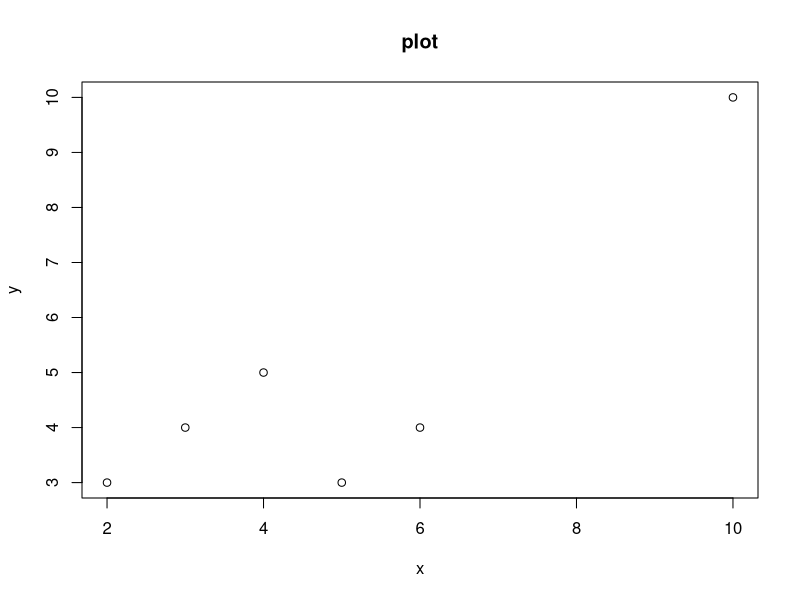

The R source for this figure:
#Adjust size in BeanShell Console with "RServe.setPlotInch(10,10)."
#Plot to ImageJ(Windows)with RServe.setPdf(false).

x<-c(2,3,4,5,6,10);
y<-c(3,4,5,3,4,10);
#Mark the following lines with the "Set Plotmarker" action in the context menu !
plot(x,y,main="plot")



	
       
  